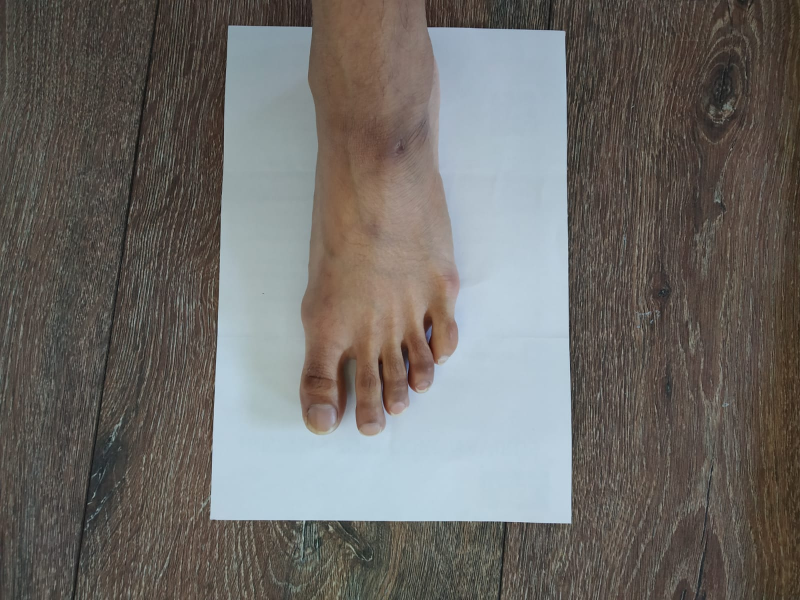
#> input picture data/barefeet1.jpeg, 1600 x 1200 px (shown at 1/2 size)
$ python -i utils.py   (imports and definitions only)
#> lines starting #> are read from the running program, lines starting #| are printed output that depends on the picture; after the words box and inside, x2 and y2 are one past the last pixel; in counts of white or black regions, pixels touching at a corner belong together
from sklearn.cluster import KMeans
import random as rng
import cv2
import imutils
import argparse
from skimage.io import imread
import numpy as np
import matplotlib.pyplot as plt


# [149 lines left out: functions preprocess, plotImage, cropOrig, overlayImage, kMeans_cluster, edgeDetection and 3 more, not called in this run]


# ISO/IEC 7810 ID-1 (credit/debit card)
CARD_LENGTH_MM = 85.60
CARD_WIDTH_MM = 53.98
CARD_ASPECT = CARD_LENGTH_MM / CARD_WIDTH_MM  # ~1.586


# [136 lines left out: functions _rect_aspect, _contour_rectangularity, find_credit_card, mm_per_pixel_from_card, _overlaps_box, _mask_card_region and 1 more, not called in this run]


def _foot_fg_edges(rgb_img):
    """Edges of pixels unlike the border floor color (skin / sock / shoe)."""
    border = np.concatenate([
        rgb_img[:10, :].reshape(-1, 3),
        rgb_img[-10:, :].reshape(-1, 3),
        rgb_img[:, :10].reshape(-1, 3),
        rgb_img[:, -10:].reshape(-1, 3),
    ], axis=0).astype(np.float32)
    mean = border.mean(axis=0)
#> mean = [76.22, 68.73, 60.03]
    diff = np.linalg.norm(rgb_img.astype(np.float32) - mean, axis=2)
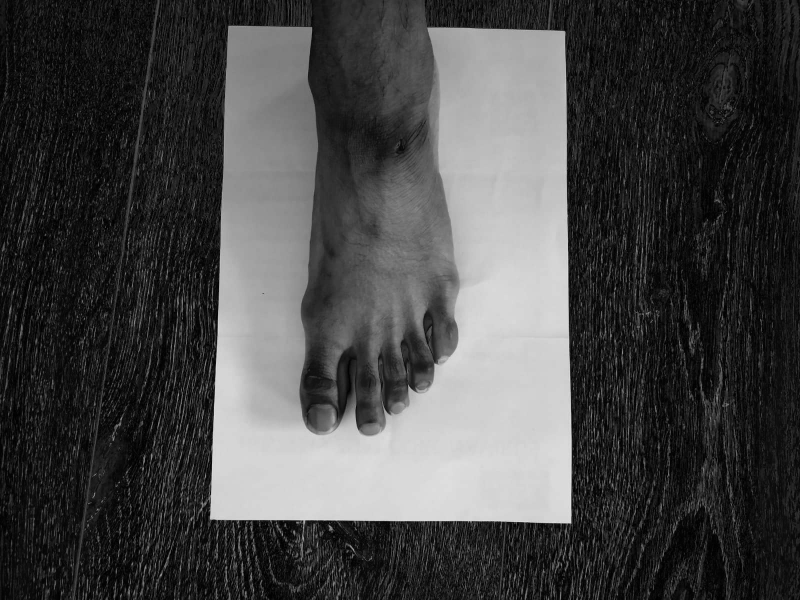
#> diff: shape (1200, 1600) float32 (shown at 1/2 size); min 1.03, max 284.2, mean 79.6; drawn with min black and max white
    thr = max(22.0, float(np.percentile(
        np.concatenate([diff[:10, :].ravel(), diff[-10:, :].ravel()]), 75
    )))
#> thr = 43.05
    mask = (diff > thr).astype(np.uint8) * 255
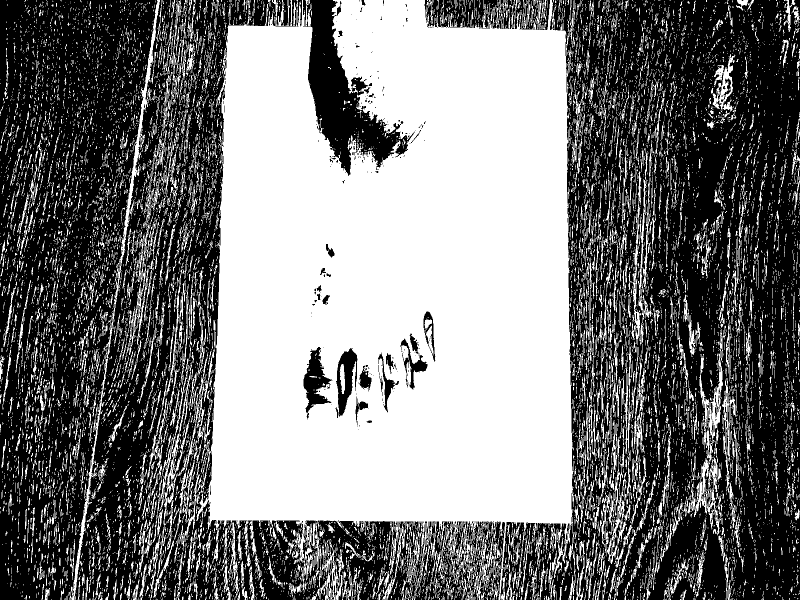
#> mask: shape (1200, 1600) (shown at 1/2 size); 47.7% white; 14022 white regions (11930 under 20 px), largest, box (x1, y1, x2, y2) and area: (392, 0, 1148, 1200) 680387, (142, 0, 320, 1200) 6668, (312, 730, 382, 1155) 3407
    gray = cv2.cvtColor(rgb_img, cv2.COLOR_RGB2GRAY)
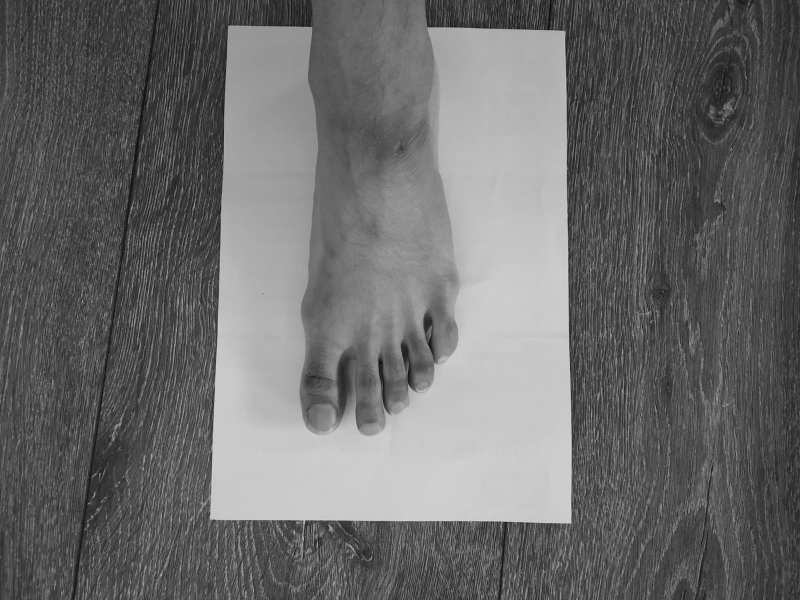
#> gray: shape (1200, 1600) (shown at 1/2 size); min 2, max 230, mean 107.1
    mask[gray > 220] = 0
#> mask: shape (1200, 1600); 47.7% white; 14022 white regions (11930 under 20 px), largest, box (x1, y1, x2, y2) and area: (392, 0, 1148, 1200) 680385, (142, 0, 320, 1200) 6668, (312, 730, 382, 1155) 3407
    ker = cv2.getStructuringElement(cv2.MORPH_ELLIPSE, (7, 7))
    mask = cv2.morphologyEx(mask, cv2.MORPH_OPEN, ker, iterations=1)
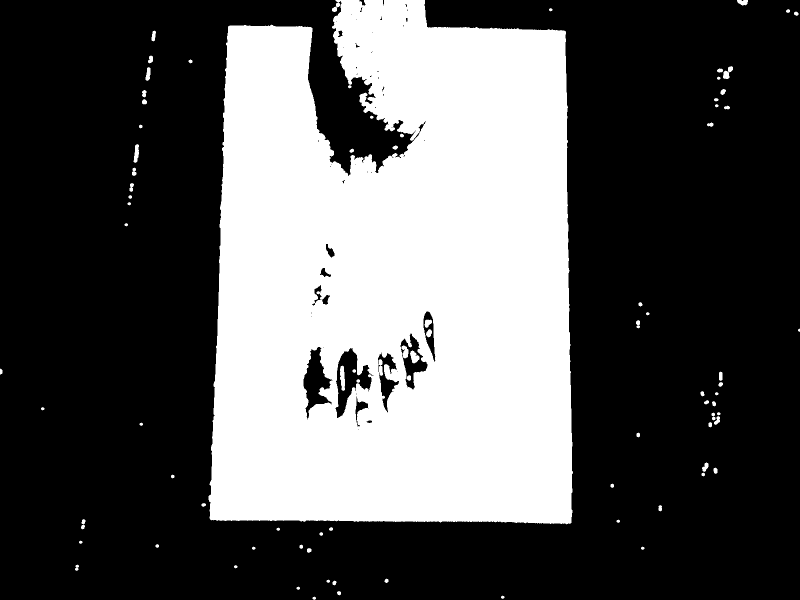
#> mask: shape (1200, 1600) (shown at 1/2 size); 34.6% white; 81 white regions, largest, box (x1, y1, x2, y2) and area: (417, 0, 1146, 1049) 658309, (680, 731, 690, 782) 383, (820, 701, 839, 727) 304
    mask = cv2.morphologyEx(mask, cv2.MORPH_CLOSE, ker, iterations=2)
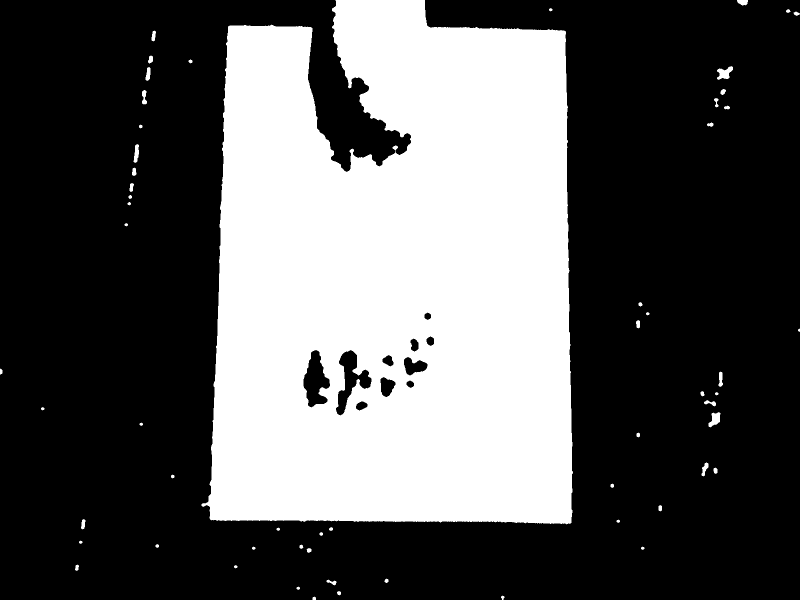
#> mask: shape (1200, 1600) (shown at 1/2 size); 34.9% white; 59 white regions, largest, box (x1, y1, x2, y2) and area: (403, 0, 1146, 1049) 665815, (1434, 132, 1466, 160) 505, (1417, 824, 1441, 855) 437
    return cv2.Canny(mask, 50, 150)
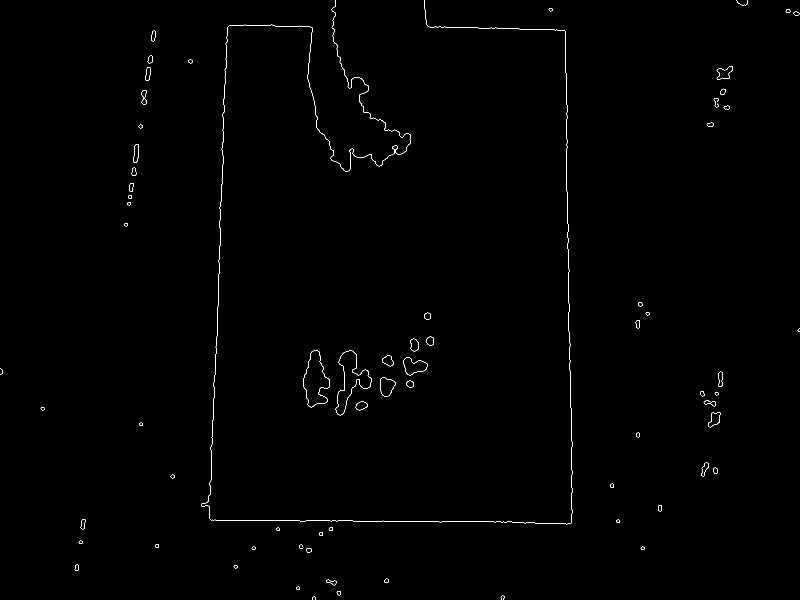
#> returned value: shape (1200, 1600) (shown at 1/2 size); 0.4% white in thin lines or dots


# [91 lines left out: functions _score_foot_candidates, find_foot_bbox, calc_feet_size_from_card, draw_box, not called in this run]

>>> import cv2
>>> picture = cv2.cvtColor(cv2.imread('data/barefeet1.jpeg'), cv2.COLOR_BGR2RGB)
>>> result = _foot_fg_edges(picture)
